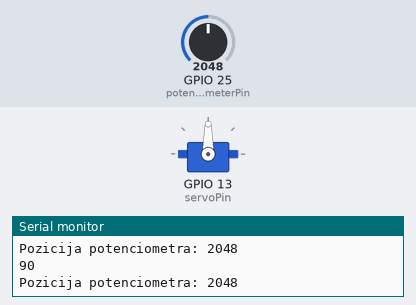
Bench run of a sketch on a simulated ESP32. On the bench: servo, the last lines printed to the serial monitor. The inputs (shaded band) are chosen by the test bench; at power-on: GPIO 25 (potentiometerPin) = 2048.

Above: at 1.2 s.
1.3 s: GPIO 25 (potentiometerPin) set to 2866
At 2.0 s:
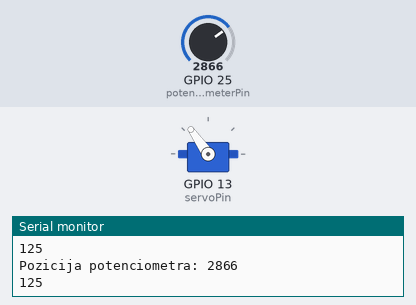
2.8 s: GPIO 25 (potentiometerPin) set to 3603
At 3.4 s:
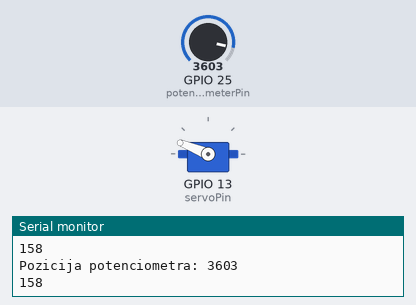
4.3 s: GPIO 25 (potentiometerPin) set to 4095
At 4.7 s:
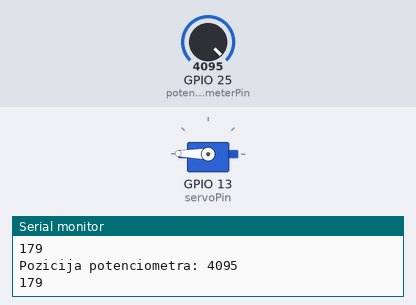
5.8 s: GPIO 25 (potentiometerPin) set to 1228
At 7.0 s:
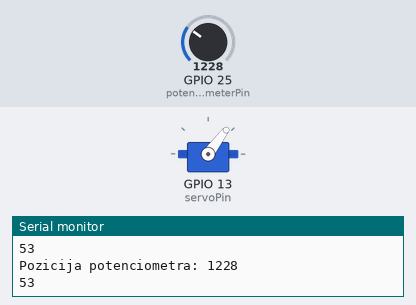
7.3 s: GPIO 25 (potentiometerPin) set to 491
At 7.8 s:
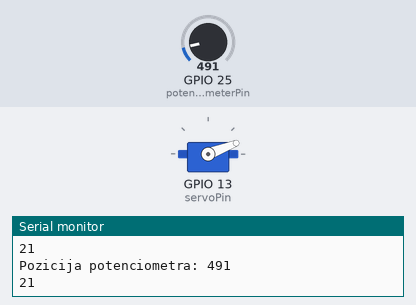
8.8 s: GPIO 25 (potentiometerPin) set to 0
At 9.1 s:
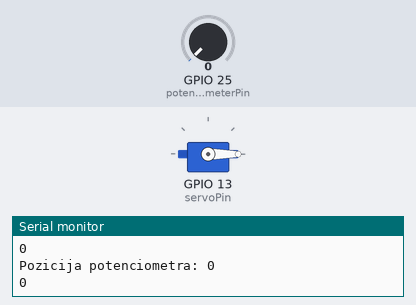
Timing chart, 0 to 11.3 s (numbered marks = the images above; inputs shaded):
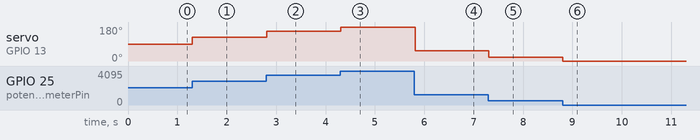

The sketch:

Servo_pot.ino
```cpp
#include <Servo.h>

static const int servoPin = 13;
static const int potentiometerPin = 25;

Servo servo1;

void setup() {
    Serial.begin(115200);
    servo1.attach(servoPin);
}

void loop() {
    int pot_value = 0;        // value read from the pot
    pot_value = analogRead(potentiometerPin);

    // print the results to the Serial Monitor:
    Serial.print("Pozicija potenciometra: ");
    Serial.println(pot_value);

    int servoPosition = map(pot_value, 0, 4096, 0, 180);
    servo1.write(servoPosition);
    Serial.println(servoPosition);
    delay(20);
}
```

Measured:
- after the input at 1.3 s, servo on GPIO 13 (servoPin): 90° → 125° at once
- after the input at 2.8 s, servo on GPIO 13 (servoPin): 125° → 158° at once
- after the input at 4.3 s, servo on GPIO 13 (servoPin): 158° → 179° at once
- after the input at 5.8 s, servo on GPIO 13 (servoPin): 179° → 53° at once
- after the input at 7.3 s, servo on GPIO 13 (servoPin): 53° → 21° at once
- after the input at 8.8 s, servo on GPIO 13 (servoPin): 21° → 0° at once
